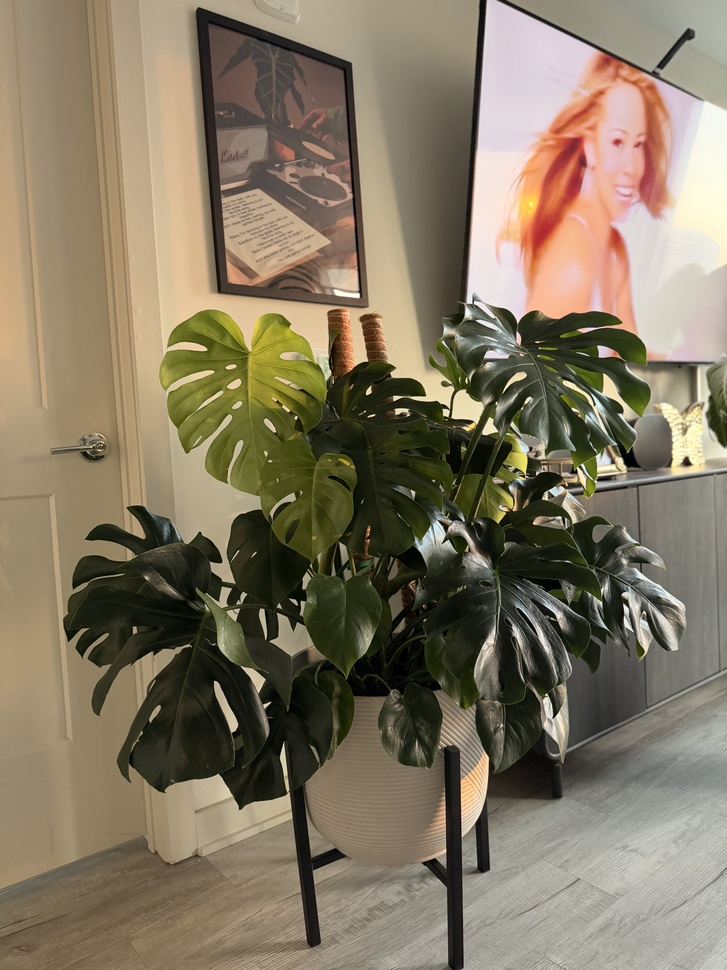
#> input picture test_images/Plant.jpeg, 727 x 970 px, shrunk from 4284 x 5712 before the run
$ python blur_compare.py
#> lines starting #> are read from the running program, lines starting #| are printed output that depends on the picture
import cv2
import numpy as np
import os

# Path to the test image
image_path = "test_images/Plant.jpeg"

# Load the image
image = cv2.imread(image_path)
#> image is the input picture: shape (970, 727, 3); mean B, G, R 98.8, 120.1, 131.2

# Check that the image loaded correctly
if image is None:
    print("ERROR: Image could not be loaded.")
else:
    print("Image loaded successfully!")
    print("Image size:", image.shape)
#| Image size: (970, 727, 3)
    # Apply a spatial Gaussian blur
spatial_blur = cv2.GaussianBlur(image, (15, 15), 0)

# Save the blurred image
cv2.imwrite("results/spatial_blur.jpg", spatial_blur)

print("Spatial blur created and saved successfully!")
# Convert image to grayscale for Fourier processing
gray = cv2.cvtColor(image, cv2.COLOR_BGR2GRAY)

# Create a Gaussian kernel
kernel_size = 15
sigma = 3

gaussian_1d = cv2.getGaussianKernel(kernel_size, sigma)
gaussian_2d = gaussian_1d @ gaussian_1d.T

# Pad the kernel so it matches the image size
padded_kernel = np.zeros_like(gray, dtype=np.float32)

kh, kw = gaussian_2d.shape
padded_kernel[:kh, :kw] = gaussian_2d

# Shift kernel so its center is at the origin
padded_kernel = np.roll(padded_kernel, -kh // 2, axis=0)
padded_kernel = np.roll(padded_kernel, -kw // 2, axis=1)

# Fourier transform of image and filter
image_fft = np.fft.fft2(gray)
kernel_fft = np.fft.fft2(padded_kernel)

# Multiply in the frequency domain
frequency_result = image_fft * kernel_fft

# Convert back to spatial domain
fourier_blur = np.fft.ifft2(frequency_result)
fourier_blur = np.real(fourier_blur)

# Clip values and convert back to 8-bit image
fourier_blur = np.clip(fourier_blur, 0, 255).astype(np.uint8)

# Save Fourier-domain result
cv2.imwrite("results/fourier_blur.jpg", fourier_blur)

print("Fourier-domain blur created and saved successfully!")
# ---------------------------------------------------------
# VALIDATION: Compare spatial convolution and Fourier result
# ---------------------------------------------------------

# Convert grayscale image to floating point
gray_float = gray.astype(np.float32)

# Spatial-domain convolution using the SAME Gaussian kernel
spatial_equivalent = cv2.filter2D(
    gray_float,
    -1,
    gaussian_2d,
    borderType=cv2.BORDER_CONSTANT
)

# Size needed for linear convolution in the Fourier domain
h, w = gray_float.shape
#> h = 970; w = 727
kh, kw = gaussian_2d.shape

fft_shape = (h + kh - 1, w + kw - 1)
#> fft_shape = (984, 741)

# Fourier transforms
image_fft_validation = np.fft.fft2(gray_float, fft_shape)
kernel_fft_validation = np.fft.fft2(gaussian_2d, fft_shape)

# Multiplication in frequency domain
full_fourier_result = np.fft.ifft2(
    image_fft_validation * kernel_fft_validation
).real
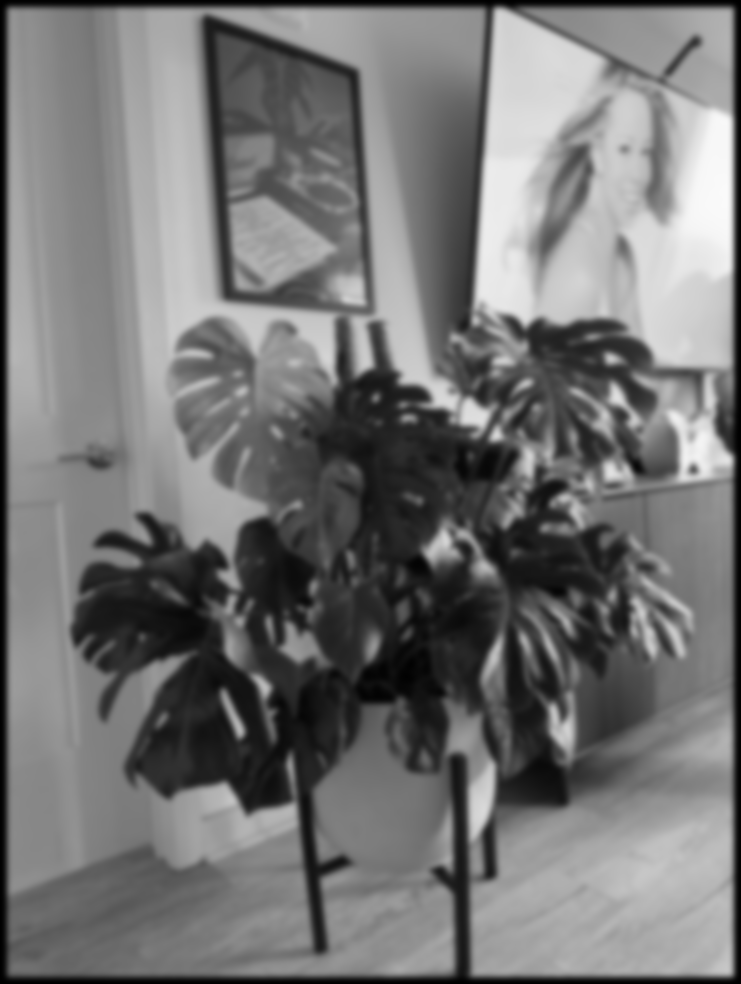
#> full_fourier_result: shape (984, 741) float64; min 0.00845, max 250.5, mean 117

# Crop result back to original image size
pad_y = kh // 2
pad_x = kw // 2

fourier_equivalent = full_fourier_result[
    pad_y:pad_y + h,
    pad_x:pad_x + w
]

# Calculate numerical difference
difference = np.abs(spatial_equivalent - fourier_equivalent)
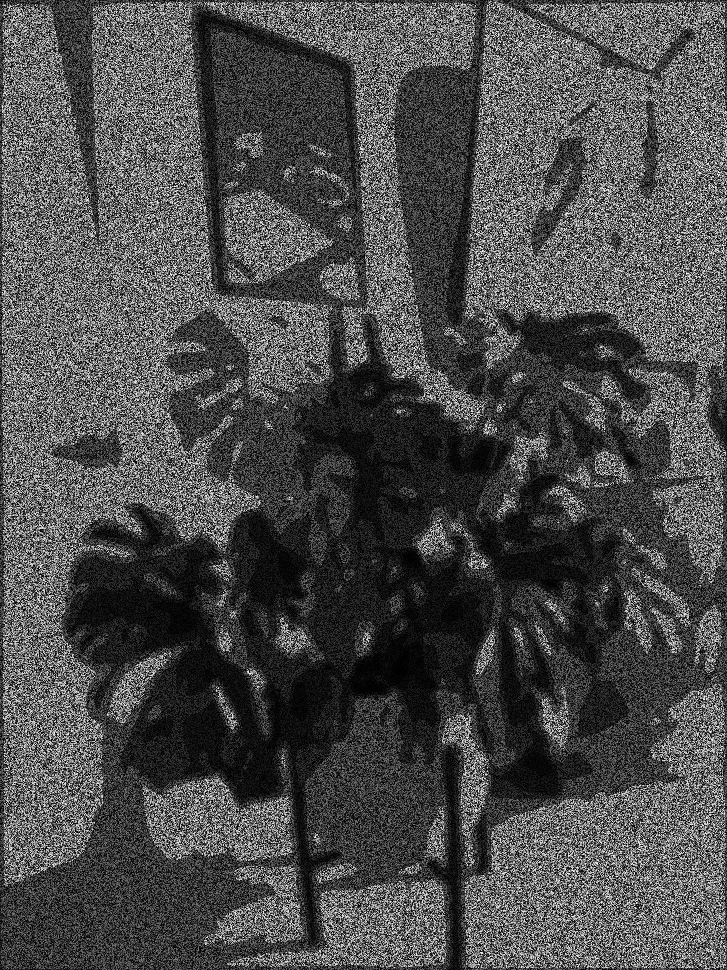
#> difference: shape (970, 727) float64; min 3.85e-12, max 8.89e-06, mean 2.67e-06; drawn with min black and max white

mae = np.mean(difference)
#> mae = 2.67e-06
max_difference = np.max(difference)
#> max_difference = 8.89e-06

print()
print("VALIDATION RESULTS")
print("------------------")
print("Mean Absolute Difference:", mae)
#| Mean Absolute Difference: 2.669982021781812e-06
print("Maximum Difference:", max_difference)
#| Maximum Difference: 8.885677289072191e-06

# Save both comparison images
cv2.imwrite(
    "results/spatial_equivalent.jpg",
    np.clip(spatial_equivalent, 0, 255).astype(np.uint8)
)

cv2.imwrite(
    "results/fourier_equivalent.jpg",
    np.clip(fourier_equivalent, 0, 255).astype(np.uint8)
)

print("Validation images saved successfully!")
# ---------------------------------------------------------
# CREATE SIDE-BY-SIDE COMPARISON IMAGE
# ---------------------------------------------------------

# Convert original image to grayscale so all three match
original_gray = cv2.cvtColor(image, cv2.COLOR_BGR2GRAY)

# Convert images to 3-channel BGR for labeling
original_bgr = cv2.cvtColor(original_gray, cv2.COLOR_GRAY2BGR)
spatial_bgr = cv2.cvtColor(
    np.clip(spatial_equivalent, 0, 255).astype(np.uint8),
    cv2.COLOR_GRAY2BGR
)
fourier_bgr = cv2.cvtColor(
    np.clip(fourier_equivalent, 0, 255).astype(np.uint8),
    cv2.COLOR_GRAY2BGR
)

# Add labels
cv2.putText(
    original_bgr,
    "Original",
    (50, 100),
    cv2.FONT_HERSHEY_SIMPLEX,
    2,
    (255, 255, 255),
    4
)
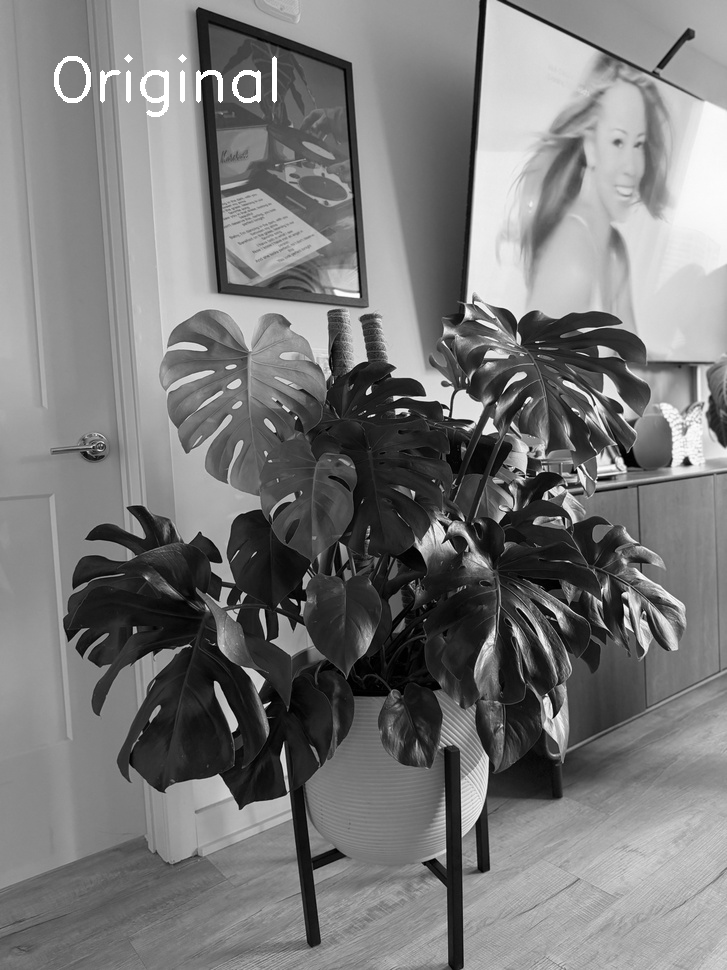
#> original_bgr: shape (970, 727, 3); min 0, max 255, mean 121.5

cv2.putText(
    spatial_bgr,
    "Spatial Blur",
    (50, 100),
    cv2.FONT_HERSHEY_SIMPLEX,
    2,
    (255, 255, 255),
    4
)
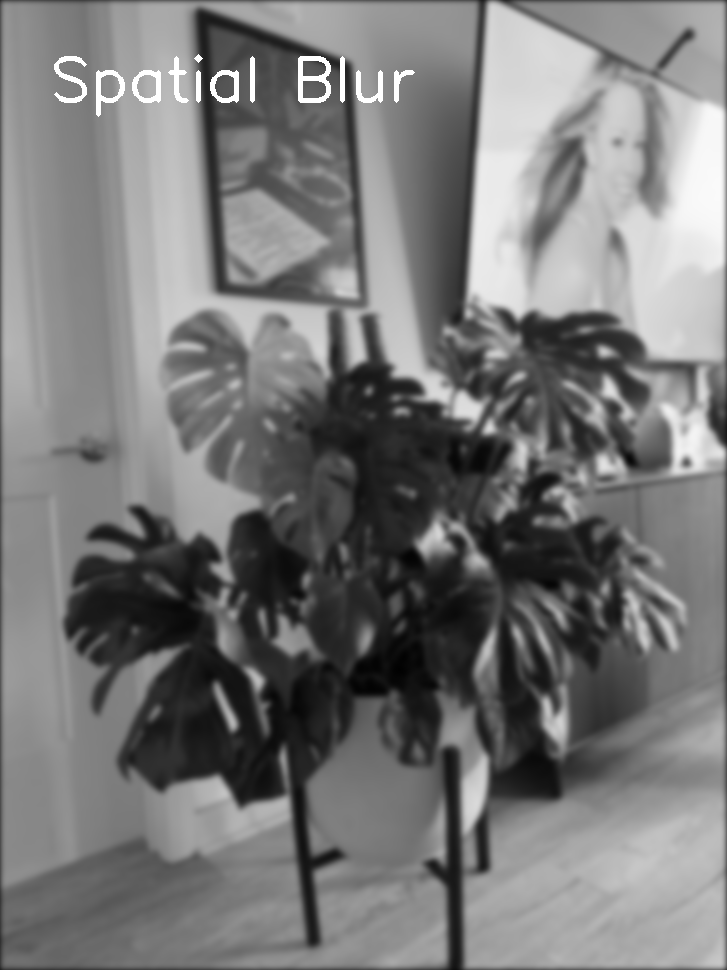
#> spatial_bgr: shape (970, 727, 3); min 1, max 255, mean 120.4

cv2.putText(
    fourier_bgr,
    "Fourier Blur",
    (50, 100),
    cv2.FONT_HERSHEY_SIMPLEX,
    2,
    (255, 255, 255),
    4
)
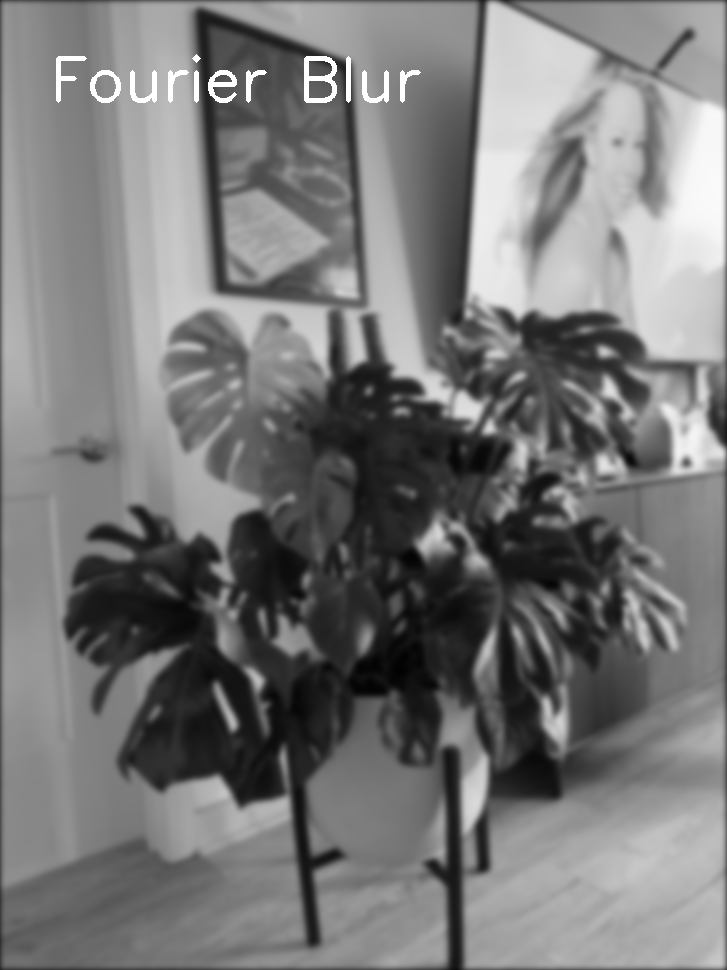
#> fourier_bgr: shape (970, 727, 3); min 1, max 255, mean 120.4

# Put all three images next to each other
comparison = np.hstack((original_bgr, spatial_bgr, fourier_bgr))
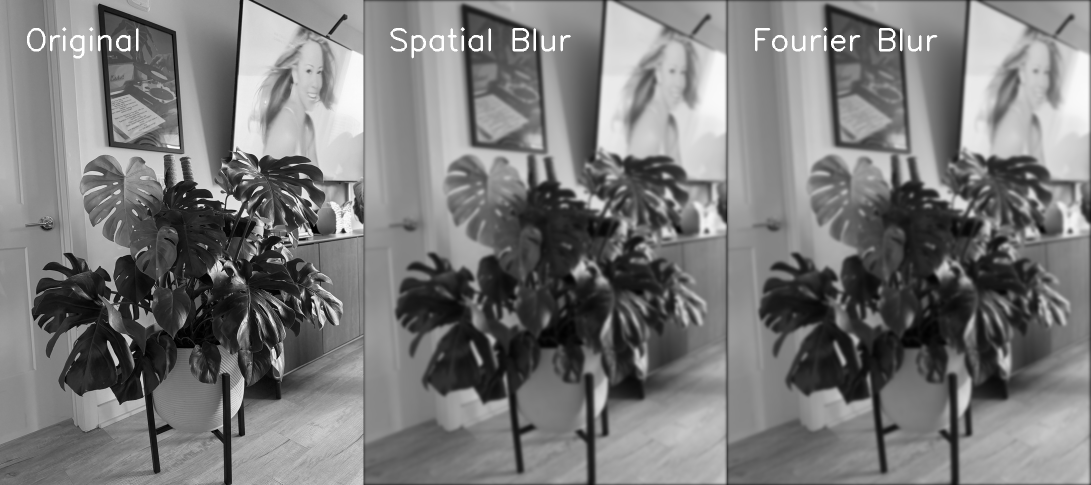
#> comparison: shape (970, 2181, 3) (shown at 1/2 size); min 0, max 255, mean 120.8

# Save comparison image
cv2.imwrite("results/comparison.jpg", comparison)

print("Comparison image created successfully!")
